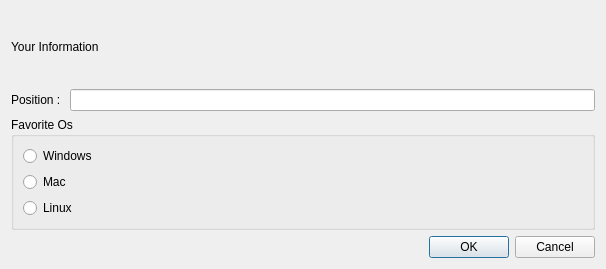
<?xml version="1.0" encoding="UTF-8"?>
<ui version="4.0">
 <class>InfoDialog</class>
 <widget class="QDialog" name="InfoDialog">
  <property name="geometry">
   <rect>
    <x>0</x>
    <y>0</y>
    <width>606</width>
    <height>269</height>
   </rect>
  </property>
  <property name="windowTitle">
   <string>Dialog</string>
  </property>
  <layout class="QVBoxLayout" name="verticalLayout_2">
   <item>
    <widget class="QLabel" name="label">
     <property name="text">
      <string>Your Information</string>
     </property>
    </widget>
   </item>
   <item>
    <layout class="QHBoxLayout" name="horizontalLayout">
     <item>
      <widget class="QLabel" name="label_2">
       <property name="text">
        <string>Position : </string>
       </property>
      </widget>
     </item>
     <item>
      <widget class="QLineEdit" name="positionLineEdit"/>
     </item>
    </layout>
   </item>
   <item>
    <widget class="QGroupBox" name="groupBox">
     <property name="title">
      <string>Favorite Os</string>
     </property>
     <layout class="QVBoxLayout" name="verticalLayout">
      <item>
       <widget class="QRadioButton" name="windowsRadioButton">
        <property name="text">
         <string>Windows</string>
        </property>
       </widget>
      </item>
      <item>
       <widget class="QRadioButton" name="macRadioButton">
        <property name="text">
         <string>Mac</string>
        </property>
       </widget>
      </item>
      <item>
       <widget class="QRadioButton" name="linuxRadioButton">
        <property name="text">
         <string>Linux</string>
        </property>
       </widget>
      </item>
     </layout>
    </widget>
   </item>
   <item>
    <layout class="QHBoxLayout" name="horizontalLayout_2">
     <item>
      <spacer name="horizontalSpacer">
       <property name="orientation">
        <enum>Qt::Horizontal</enum>
       </property>
       <property name="sizeHint" stdset="0">
        <size>
         <width>40</width>
         <height>20</height>
        </size>
       </property>
      </spacer>
     </item>
     <item>
      <widget class="QPushButton" name="okButton">
       <property name="text">
        <string>OK</string>
       </property>
      </widget>
     </item>
     <item>
      <widget class="QPushButton" name="cancelButton">
       <property name="text">
        <string>Cancel</string>
       </property>
      </widget>
     </item>
    </layout>
   </item>
  </layout>
 </widget>
 <resources/>
 <connections/>
</ui>
